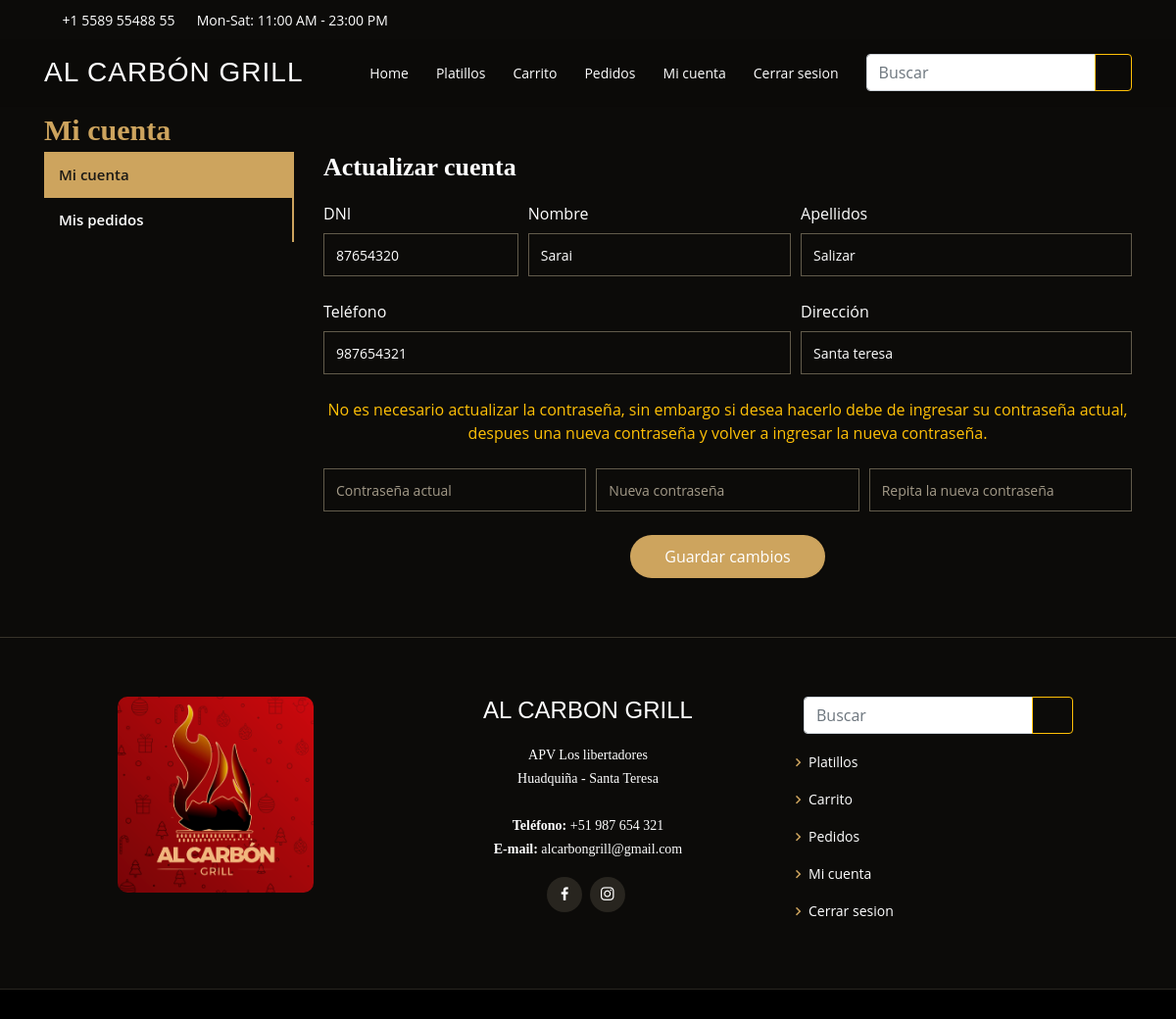
Screenshot of /my-account.php (signed in) with the database file from the repository.
### tables this page shows
CREATE TABLE `cliente` (
  `DNI` int(11) NOT NULL,
  `Nombre` varchar(255) NOT NULL,
  `Apellidos` varchar(255) NOT NULL,
  `Telefono` int(11) NOT NULL,
  `Direccion` varchar(255) NOT NULL,
  `Clave` text NOT NULL
);

### library/consulSQL.php (called while the page is built, shortened)
<?php
    class ejecutarSQL {
        public static function conectar(){
            if(!$con=  mysqli_connect(SERVER,USER,PASS,BD))
            {
                echo "Error en el servidor, verifique sus datos";
            }
            mysqli_set_charset($con, "utf8");
            return $con;
        }
        public static function consultar($query) {
            if (!$consul = mysqli_query(ejecutarSQL::conectar(), $query))
            {
                echo 'Error en la consulta SQL ejecutada';
            }
            return $consul;
        }
    }
?>

### my-account.php (the view, shortened to what this page needs)
<?php include 'include/header.php'; ?>
<section id="specials" class="specials specials-padding">
    <div class="container" data-aos="fade-up">
        <?php
            include 'library/consulSQL.php';
            $SelectUser=ejecutarSQL::consultar("SELECT * FROM cliente WHERE DNI='".$_SESSION['userDNI']."'");
            $DataUser=mysqli_fetch_array($SelectUser, MYSQLI_ASSOC);
            if($_SESSION['userType']=="User")
            { ?>
                <div class="section-title section-title-padding">
                    <p>Mi cuenta</p>
                </div>
                <div class="row" data-aos="fade-up" data-aos-delay="100">
                    <div class="col-lg-3 col-md-3">
                        <ul class="nav nav-tabs flex-column">
                            <li class="nav-item">
                                <a class="nav-link active show" data-toggle="tab" href="#tab-1">Mi cuenta</a>
                            </li>
                            <li class="nav-item">
                                <a class="nav-link" href="<?php echo SERVERURL; ?>pedido.php">Mis pedidos</a>
                            </li>
                        </ul>
                    </div>
                    <div class="col-lg-9 col-md-9 mt-4 mt-lg-0">
                        <div class="tab-content">
                            <div class="tab-pane active show" id="tab-1">
                                <div class="details order-2 order-lg-1">
                                    <h3>Actualizar cuenta</h3>
                                    <div id="book-a-table" class="book-a-table">
                                        <form action="<?php echo SERVERURL; ?>process/up-cliente.php" method="POST" role="form" class="FormCatElec" data-form="update">
                                            <div class="php-email-form">
                                                <div class="form-row">
                                                    <div class="col-lg-3 col-md-3 form-group">
                                                        <label>DNI</label>
                                                        <input class="form-control" type="text" required readonly name="clien-dni" value="<?php echo $DataUser['DNI']; ?>" pattern="[0-9]{8}">
                                                    </div>
                                                    <div class="col-lg-4 col-md-4 form-group">
                                                        <label>Nombre</label>
                                                        <input class="form-control" type="text" name="clien-nom" value="<?php echo $DataUser['Nombre']; ?>" pattern="[a-zA-Z- ]{4,50}" required="">
                                                    </div>
                                                    <div class="col-lg-5 col-md-5 form-group">
                                                        <label>Apellidos</label>
                                                        <input class="form-control" type="text" name="clien-ape" value="<?php echo $DataUser['Apellidos']; ?>" pattern="[a-zA-Z- ]{4,50}" required="">
                                                    </div>
                                                    <div class="col-lg-7 col-md-7 form-group">
                                                        <label>Teléfono</label>
                                                        <input class="form-control" type="text" name="clien-tel" value="<?php echo $DataUser['Telefono']; ?>" pattern="[0-9- ]{4,9}" required="">
                                                    </div>
                                                    <div class="col-lg-5 col-md-5 form-group">
                                                        <label>Dirección</label>
                                                        <input class="form-control" type="text" name="clien-dir" value="<?php echo $DataUser['Direccion']; ?>" pattern="[a-zA-Z0-9- ]{4,50}" required="">
                                                    </div>
                                                    <div class="form-group">
                                                        <p class="text-warning text-center">No es necesario actualizar la contraseña, sin embargo si desea hacerlo debe de ingresar su contraseña actual, despues una nueva contraseña y volver a ingresar la nueva contraseña.</p>
                                                    </div>
                                                    <div class="col-lg-4 col-md-4 form-group">
                                                        <input class="form-control" type="password" name="clien-old-pass" placeholder="Contraseña actual" minlength="5">
                                                    </div>
                                                    <div class="col-lg-4 col-md-4 form-group">
                                                        <input class="form-control" type="password"  name="clien-new-pass" placeholder="Nueva contraseña" minlength="5">
                                                    </div>
                                                    <div class="col-lg-4 col-md-4 form-group">
                                                        <input class="form-control" type="password"  name="clien-new-pass2" placeholder="Repita la nueva contraseña" minlength="5">
                                                    </div>
                                                </div>
                                                <div class="text-center">
                                                    <button type="submit" class="btn book-a-table-btn">Guardar cambios</button>
                                                </div>
                                            </div>
                                        </form>
                                    </div>
                                </div>
                            </div>
                        </div>
                    </div>
                </div>
                <?php
            }else{
                ?>
                <script> location.href="index.php"; </script>
                <?php
            }
        ?>
    </div>
</section>
<?php include 'include/footer.php'; ?>

### assets/css/style.css (style rules this page uses)
body { font-family: "Open Sans", sans-serif; background: #0c0b09; color: #fff; }
a { color: #cda45e; }
h1, h2, h3, h4, h5, h6 { font-family: "Playfair Display", serif; }
section { padding: 60px 0; overflow: hidden; }
.section-title { padding-bottom: 40px; }
.section-title p { margin: 0; margin: 0; font-size: 36px; font-weight: 700; font-family: "Playfair Display", serif; color: #cda45e; }
.specials { overflow: hidden; }
.specials .nav-tabs { border: 0; }
.specials .nav-link { border: 0; padding: 12px 15px; transition: 0.3s; color: #fff; border-radius: 0; border-right: 2px solid #cda45e; font-weight: 600; font-size: 15px; }
.specials .nav-link.active { color: #1a1814; background: #cda45e; border-color: #cda45e; }
.specials .tab-pane.active { -webkit-animation: fadeIn 0.5s ease-out; animation: fadeIn 0.5s ease-out; }
.specials .details h3 { font-size: 26px; font-weight: 600; margin-bottom: 20px; color: #fff; }
.specials .details p { color: #aaaaaa; }
.specials .details p:last-child { margin-bottom: 0; }
.book-a-table .php-email-form { width: 100%; }
.book-a-table .php-email-form .form-group { padding-bottom: 8px; }
.book-a-table .php-email-form input, .book-a-table .php-email-form textarea { border-radius: 0; box-shadow: none; font-size: 14px; background: #0c0b09; border-color: #625b4b; color: white; }
.book-a-table .php-email-form input::placeholder, .book-a-table .php-email-form textarea::placeholder { color: #a49b89; }
.book-a-table .php-email-form input { height: 44px; }
.book-a-table .php-email-form button[type="submit"] { background: #cda45e; border: 0; padding: 10px 35px; color: #fff; transition: 0.4s; border-radius: 50px; }

### assets/css/style-add.css (style rules this page uses)
.specials-padding { padding-top: 110px; }
.section-title-padding { padding-bottom: 0px; }
.section-title-padding p { font-size: 30px; }

### rows the page displays
cliente: clien-dni "87654320", clien-nom "Sarai", clien-ape "Salizar", clien-tel "987654321", clien-dir "Santa teresa"
